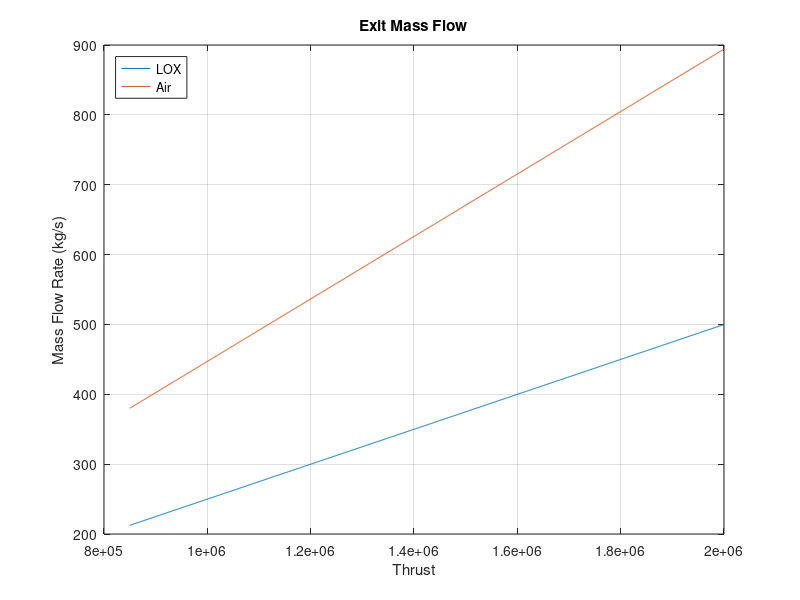
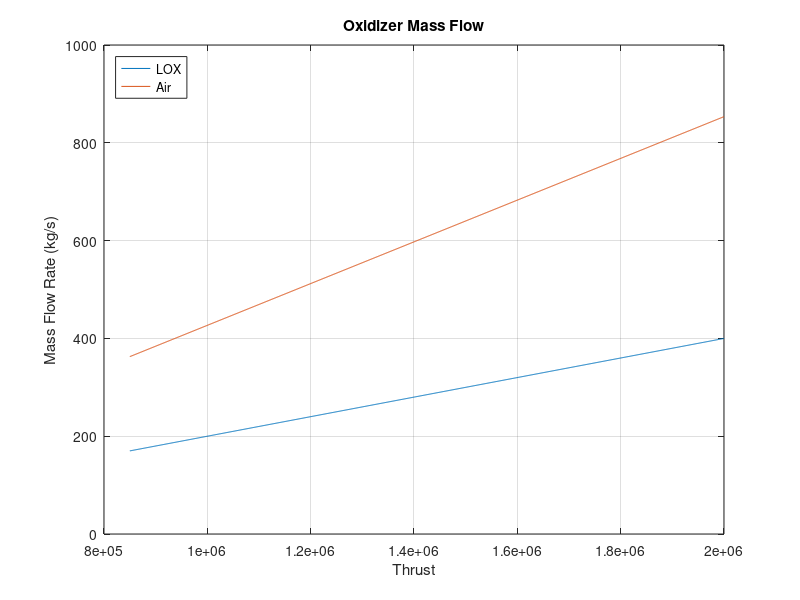
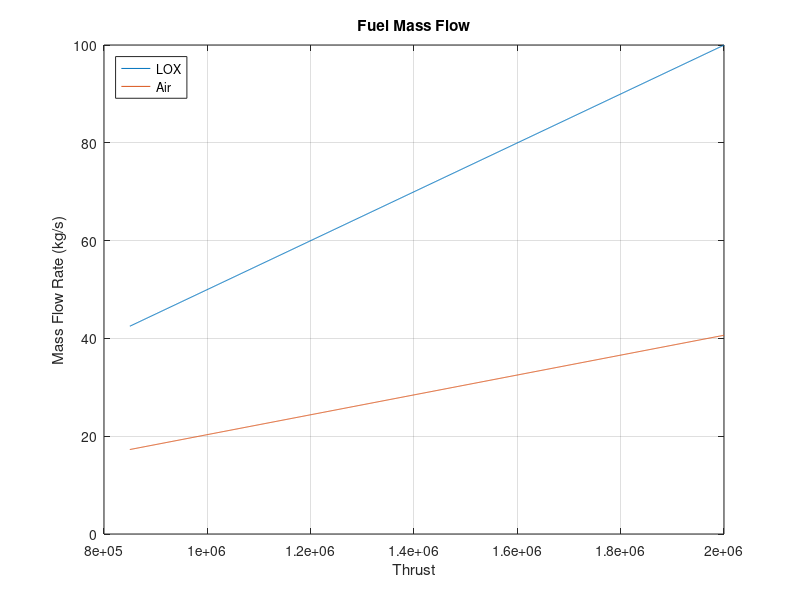

MATLAB code to generate these figures, in order:
%% AEE480 VARDA Project Propulsion Model
% Created by: Alex Edson
% Version date: Jan 24, 2018
% Values Obtained via CEARun, a NASA program

%% Purpose
% This code takes an input range of desired total thrust and outputs
% required flow rates for both fuel and oxidizers. This code consideres
% high purity LOX and intake air as useable oxidizers. It also will
% consider inlet areas, precooler load, BPR and OPR for the compressor
% section and the bypass burners. 

%% To-DOs
% --Need to consider number of engines
% --Write snippet to determine how much liquid air we can store or how much
%       liquid oxygen can be extracted and stored during ascent phase of flight
%       based on altitude. (Integrate into atmosphere.m)
% --Configure file to run as function (for future use and development)
% --Determine Bypass Ratio and Overall Pressure Ratio from inlet mass flow.
%       Include plots of relation of inlet area.
% --Determine Precooler surface area and heat load.
% --Determine power requirements for fuel/oxidizer pumps and helium loop
%

%% Main
%LOX Variables
OF_LOX = 5;
gamma_LOX = 1.25; %At nozzle exit
a_LOX = 1122.9; %m/s speed of sound
Me_LOX = 3.563; %Mach Number at exit
Ve_LOX = Me_LOX * a_LOX;

%Air Variables
OF_Air = 22;
gamma_Air = 1.32; %at nozzle exit
a_Air = 605.2; %m/s speed of sound
Me_Air = 3.696; %Mach Number at exit
Ve_Air = Me_Air * a_Air;

%Thrust Range Input
T = linspace(8.5e5,2e6,1000);

%Calculate Reqired Exit Mass Flow
m_dot_Exit_LOX = T./Ve_LOX;
m_dot_Exit_Air = T./Ve_Air;

%Calculate Oxidizer and Fuel Mass Flow Rates
m_dot_F_LOX = m_dot_Exit_LOX./OF_LOX;
m_dot_F_Air = m_dot_Exit_Air./OF_Air;
m_dot_Ox_LOX = m_dot_Exit_LOX - m_dot_F_LOX;
m_dot_Ox_Air = m_dot_Exit_Air - m_dot_F_Air;

%Plot Required Flow Rates
figure(1)
plot(T,m_dot_Exit_LOX,T,m_dot_Exit_Air)
title('Exit Mass Flow')
xlabel('Thrust')
ylabel('Mass Flow Rate (kg/s)')
grid on
legend('LOX','Air','location','NorthWest')

figure(2)
plot(T,m_dot_Ox_LOX,T,m_dot_Ox_Air)
title('Oxidizer Mass Flow')
xlabel('Thrust')
ylabel('Mass Flow Rate (kg/s)')
grid on
legend('LOX','Air','location','NorthWest')

figure(3)
plot(T,m_dot_F_LOX,T,m_dot_F_Air)
title('Fuel Mass Flow')
xlabel('Thrust')
ylabel('Mass Flow Rate (kg/s)')
grid on
legend('LOX','Air','location','NorthWest')